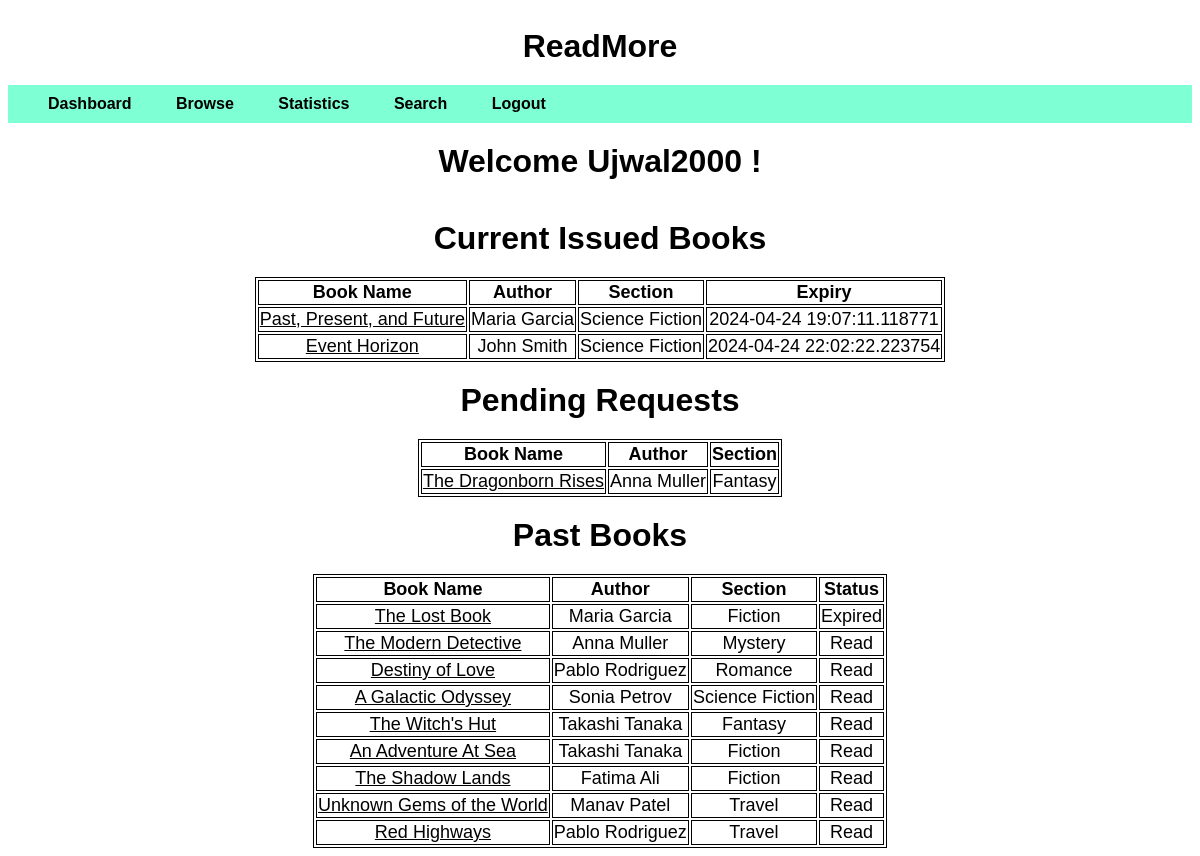
Page /Ujwal2000/user_dash on the committed database.
### dbs.py (models this page shows)
class User(db.Model):
    __tablename__="user"
    id = db.Column(db.Integer, autoincrement=True, primary_key=True)
    username = db.Column(db.String, unique=True, nullable=False)
    password = db.Column(db.String, nullable=False)
    requests = db.relationship('Request', backref='user')
    feedbacks=db.relationship('Feedback',backref='user')

class Book(db.Model):
    __tablename__="book"
    id = db.Column(db.Integer, autoincrement=True, primary_key=True)
    name = db.Column(db.String, nullable=False)
    content = db.Column(db.String, nullable=False)
    author_id=db.Column(db.Integer, db.ForeignKey('author.id'))
    total_copies = db.Column(db.Integer, nullable=False)
    date_added = db.Column(db.DateTime, default = datetime.utcnow)
    section_id = db.Column(db.Integer, db.ForeignKey('section.id'), nullable=False)
    requests = db.relationship('Request', backref='book')
    feedbacks=db.relationship('Feedback',backref='book')

class Author(db.Model):
    __tablename__="author"
    id = db.Column(db.Integer, autoincrement=True, primary_key=True)
    name = db.Column(db.Integer, nullable=False)
    books = db.relationship('Book', backref='author')

class Section(db.Model):
    __tablename__="section"
    id = db.Column(db.Integer, autoincrement=True, primary_key=True)
    name = db.Column(db.String, unique=True)
    date_created = db.Column(db.DateTime, default = datetime.utcnow)
    description = db.Column(db.String)
    books = db.relationship('Book', backref='section')

class Request(db.Model):
    __tablename__="request"
    id = db.Column(db.Integer, autoincrement=True, primary_key=True)
    user_id = db.Column(db.Integer, db.ForeignKey('user.id'), nullable=False)
    book_id = db.Column(db.Integer, db.ForeignKey('book.id'), nullable=False)
    issue_date = db.Column(db.DateTime)
    status = db.Column(db.String, nullable=False)

### app.py (the view)
@app.route("/<u_name>/user_dash", methods=["GET", "POST"])
def user_dash(u_name):
    if request.method == "GET":
        user_id=User.query.filter_by(username=u_name).first().id
        requests=Request.query.filter_by(user_id=user_id).filter_by(status="active").all()
        for r in requests:
            if (datetime.now()-r.issue_date).days>6:
                r.status="expired"
                db.session.commit()
        return render_template("user_dash.html",username=u_name)

### app.py (called while the page is built)
@app.context_processor
def utility_processor():
    def available_copies(book):
        return str(book.total_copies-len(Request.query.filter_by(book_id=book.id).filter_by(status="active").all()))
    return dict(available_copies=available_copies)

@app.context_processor
def utility_processor():
    def current_books(username):
        user_id=User.query.filter_by(username=username).first().id
        book_list=Request.query.filter_by(user_id=user_id).filter_by(status="active").all()
        return [[Book.query.filter_by(id=i.book_id).first(),i.issue_date+timedelta(days=7)] for i in book_list]
    return dict(current_books=current_books)

@app.context_processor
def utility_processor():
    def pending_books(username):
        user_id=User.query.filter_by(username=username).first().id
        book_list=Request.query.filter_by(user_id=user_id).filter_by(status="pending").all()
        return [Book.query.filter_by(id=i.book_id).first() for i in book_list]
    return dict(pending_books=pending_books)

@app.context_processor
def utility_processor():
    def past_books(username):
        user_id=User.query.filter_by(username=username).first().id
        book_list=Request.query.filter_by(user_id=user_id).filter((Request.status=="read")|(Request.status=="expired")).all()
        return [[Book.query.filter_by(id=i.book_id).first(),i.status] for i in book_list]
    return dict(past_books=past_books)

### templates/user_dash.html (shortened to what this page needs)
<!DOCTYPE html>
<html lang="en">
<head>
    <link rel="stylesheet" href="../../static/general_page.css">
</head>
<body>
    <div class="main">
        <div class="fav">ReadMore</div>
        <div class="nav">
            <ul class="moveright">
                <li> <a href="{{url_for('user_dash',u_name=username)}}">Dashboard</a></li>
                <li><a href="{{url_for('browse',u_name=username)}}">Browse</a></li>
                <li><a href="{{url_for('user_statistics',u_name=username)}}">Statistics</a></li>
                <li><a href="{{url_for('user_search',u_name=username)}}">Search</a></li>
                <li><a href="{{url_for('login')}}">Logout</a></li>
            </ul>
        </div>
        <div class="welcome-text">Welcome {{username}} !</div>
        <div class="heading">Current Issued Books</div>
        {%set cur_books=current_books(username)%}
        <table>
            <tr>
                <th>Book Name</th>
                <th>Author</th>
                <th>Section</th>
                <th>Expiry</th>
            </tr>
            {%for book in cur_books%}
            <tr>
                <td><a href="{{url_for('user_book_page',u_name=username,s_name=book[0].section,b_id=book[0].id)}}">{{book[0].name}}</a></td>
                <td>{{book[0].author.name}}</td>
                <td>{{book[0].section.name}}</td>
                <td>{{book[1]}}</td>
            </tr>
            {%endfor%}
        </table>
        <div class="heading">Pending Requests</div>
        <table>
            <tr>
                <th>Book Name</th>
                <th>Author</th>
                <th>Section</th>
            </tr>
            {%set pen_books=pending_books(username)%}
            {%for book in pen_books%}
            <tr>
                <td><a href="{{url_for('user_book_page',u_name=username,s_name=book.section,b_id=book.id)}}">{{book.name}}</a></td>
                <td>{{book.author.name}}</td>
                <td>{{book.section.name}}</td>
            </tr>
            {%endfor%}
        </table>
        <div class="heading">Past Books</div>
        {%set p_books=past_books(username)%}
        <table>
            <tr>
                <th>Book Name</th>
                <th>Author</th>
                <th>Section</th>
                <th>Status</th>
            </tr>
            {% for book in p_books%}
            <tr>
                <td><a href="{{url_for('user_book_page',u_name=username,s_name=book[0].section,b_id=book[0].id)}}">{{book[0].name}}</a></td>
                <td>{{book[0].author.name}}</td>
                <td>{{book[0].section.name}}</td>
                <td>{{book[1].capitalize()}}</td>
            </tr>
            {%endfor%}
        </table>
    </div>
</body>
</html>

### static/general_page.css (style rules this page uses)
body { font-family: Arial; }
.fav { padding: 20px; font-size:xx-large; text-align: center; font-weight: bold; }
.nav { background-color: aquamarine; }
ul { list-style-type: none; margin: 0; padding-top: 10px; padding-bottom: 10px; padding-left: 20px; }
li { display: inline; padding: 20px; font-size: medium; text-align: center; vertical-align: center; font-weight: bold; }
li a { text-decoration:solid; }
.welcome-text { text-align: center; font-size:xx-large; font-weight: bold; padding:20px; }
.heading { padding:20px; font-size:xx-large; font-weight: bold; text-align: center; }
a { color: black; }
table, table th, table td { margin: auto; border-style: solid; border: 1px solid; text-align: center; font-size: large; }

### rows in the picture
User: username "Ujwal2000"
Book: name "Past, Present, and Future", name "Maria Garcia", name "Science Fiction", book "2024-04-24 19:07:11.118771"
Book: name "Event Horizon", name "John Smith", name "Science Fiction", book "2024-04-24 22:02:22.223754"
Book: name "The Dragonborn Rises", author.name "Anna Muller", section.name "Fantasy"
Request: name "The Lost Book", name "Maria Garcia", name "Fiction", status "Expired"
Request: name "The Modern Detective", name "Anna Muller", name "Mystery", status "Read"
Request: name "Destiny of Love", name "Pablo Rodriguez", name "Romance", status "Read"
Request: name "A Galactic Odyssey", name "Sonia Petrov", name "Science Fiction", status "Read"
Request: name "The Witch's Hut", name "Takashi Tanaka", name "Fantasy", status "Read"
Request: name "An Adventure At Sea", name "Takashi Tanaka", name "Fiction", status "Read"
Request: name "The Shadow Lands", name "Fatima Ali", name "Fiction", status "Read"
Request: name "Unknown Gems of the World", name "Manav Patel", name "Travel", status "Read"
Request: name "Red Highways", name "Pablo Rodriguez", name "Travel", status "Read"
